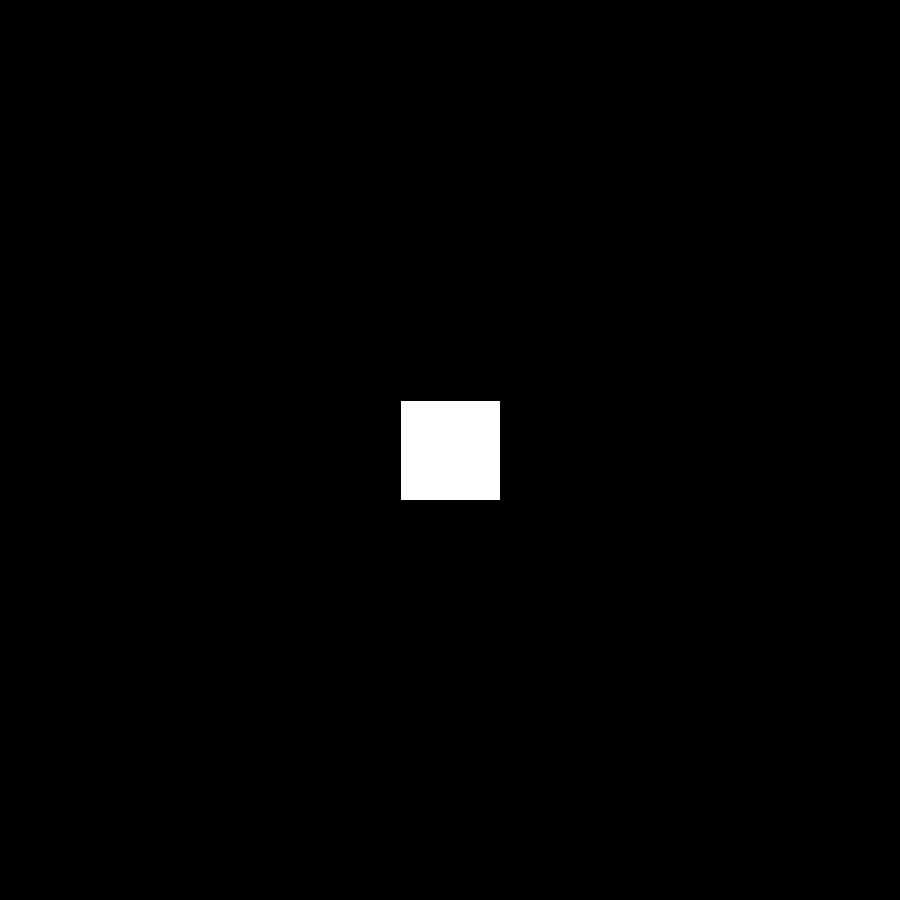
Frame 1 (no input)
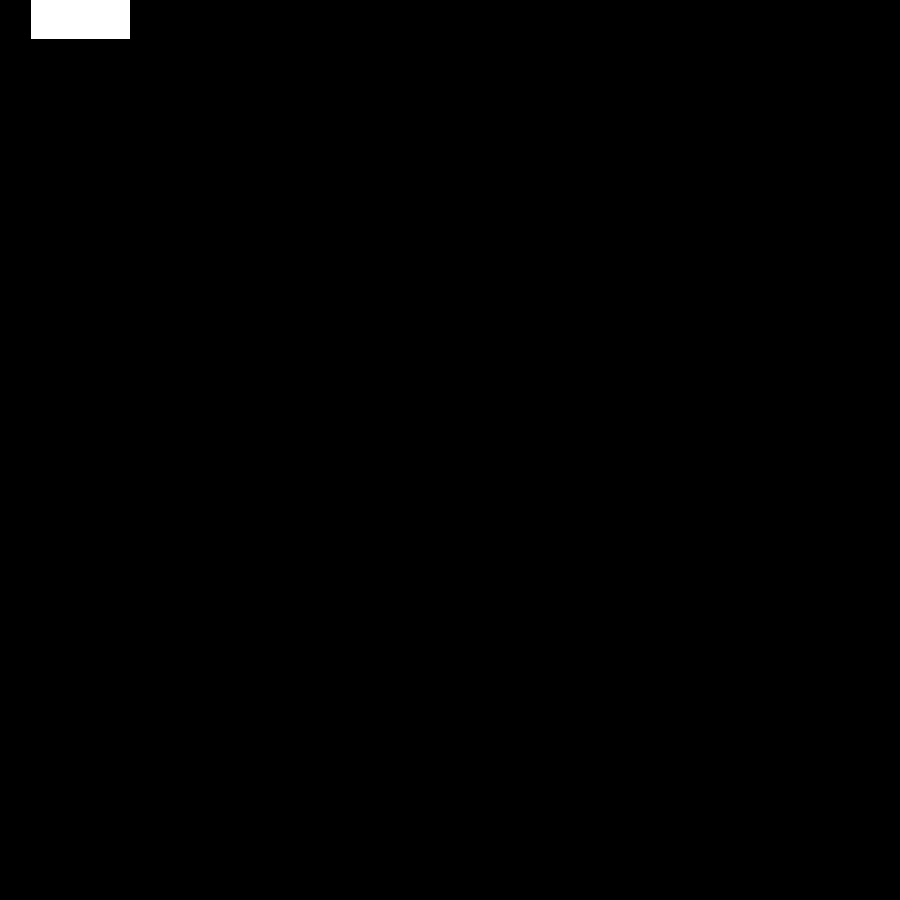
Frame 60 (the mouse pressed at the canvas centre just before this capture)
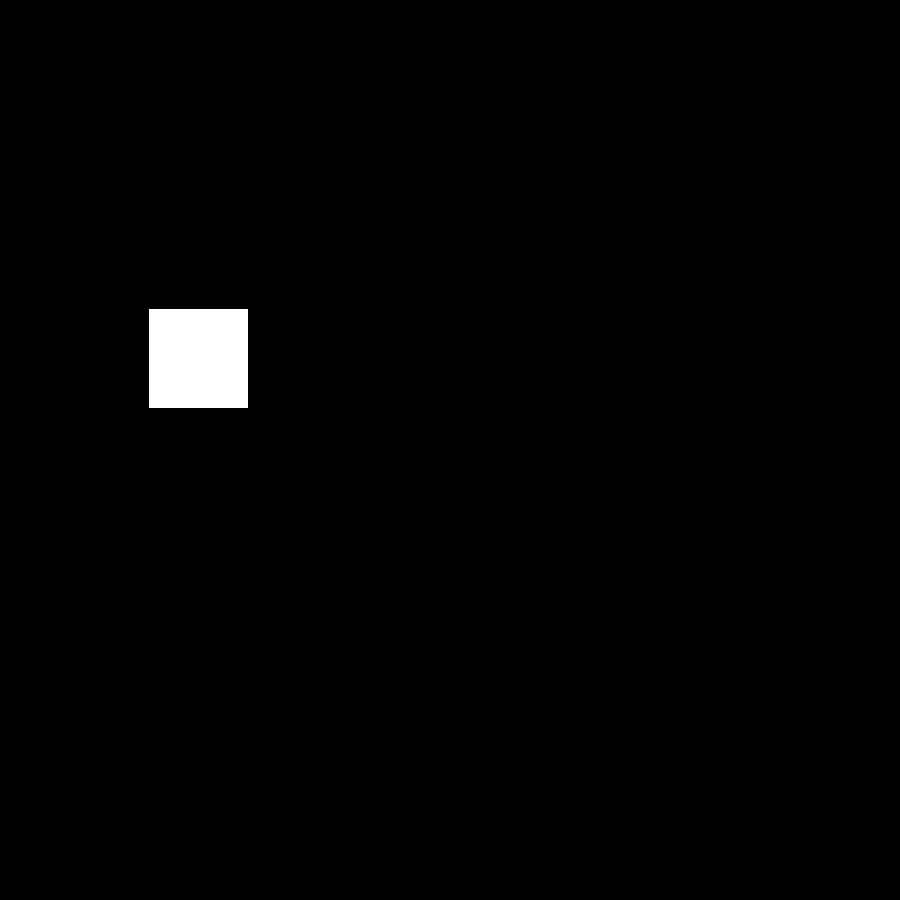
Frame 120 (the mouse held since frame 60 and released just before this capture)

The Processing sketch that drew these frames (run headless with seeded random() and noise(); from frame 60 on, the mouse is pressed at the canvas centre):

// Processing sketch: Bonk
// ── Bonk.pde
PVector square;
PVector velocity;
int radius = 50;

void setup(){
  size(900, 900);
  frameRate(50);
  
  square = new PVector(width/2, height/2);
  velocity = PVector.random2D().mult(10);
}

void draw(){
  background(0);

  rectMode(CENTER);
  square(square.x, square.y, radius*2);
  square.add(velocity);
  
  boolean rightEdge = square.x + radius > width;
  boolean leftEdge = square.x + radius < 0;
  boolean bottomEdge = square.y + radius > height;
  boolean topEdge = square.y + radius < 0;

  if(rightEdge || leftEdge){
    velocity.x *= -1;
    velocity.rotate(random(-.02, .02));
    println("collided/true");
  }
  
  if(bottomEdge || topEdge){
    velocity.y *= -1;
    velocity.rotate(random(-.01, .02));
    println("collided/true");
  }
}
